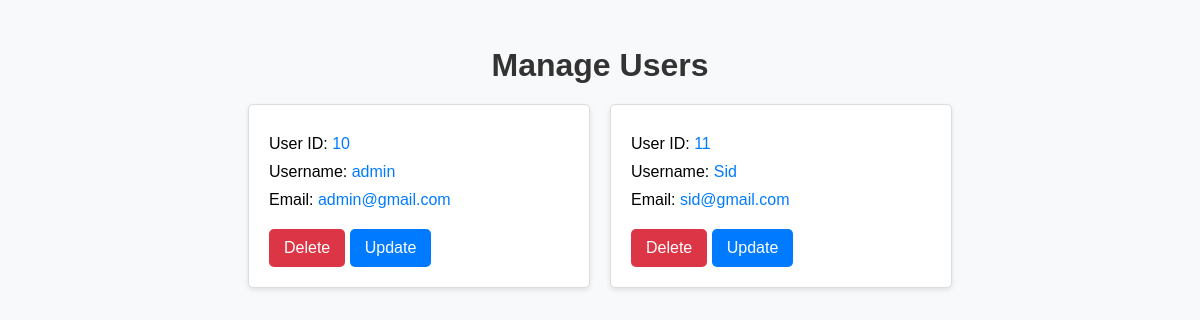
/admin/admin_user.php, run on the app's committed database.
### tables this page shows
CREATE TABLE `users` (
  `id` int(11) NOT NULL,
  `name` varchar(20) NOT NULL,
  `email` varchar(40) NOT NULL,
  `password` varchar(20) NOT NULL
);

### admin/admin_user.php (the view, shortened to what this page needs)
<?php
include '../include/connect.php';
?>
<!DOCTYPE html>
<html lang="en">
<head>
  <link rel="stylesheet" href="https://cdnjs.cloudflare.com/ajax/libs/font-awesome/6.1.1/css/all.min.css">
</head>
<body>
  <section class="user-panel">
    <h1>Manage Users</h1>
    <div class="user-container">
      <?php
      $select_accounts_query = "SELECT * FROM `users`";
      $select_accounts_result = mysqli_query($conn, $select_accounts_query);
      if ($select_accounts_result && mysqli_num_rows($select_accounts_result) > 0) {
        while ($fetch_accounts = mysqli_fetch_assoc($select_accounts_result)) {
      ?>
          <div class="user-box">
            <p>User ID: <span><?= $fetch_accounts['id']; ?></span></p>
            <p>Username: <span><?= htmlspecialchars($fetch_accounts['name']); ?></span></p>
            <p>Email: <span><?= htmlspecialchars($fetch_accounts['email']); ?></span></p>
            <a href="admin_user.php?delete=<?= $fetch_accounts['id']; ?>"
              onclick="return confirm('Are you sure you want to delete this user?');"
              class="delete-btn">Delete</a>
            <a href="admin_update_user.php?update=<?= $fetch_accounts['id']; ?>"
              class="update-btn">Update</a>
          </div>
      <?php
        }
      } else {
        echo '<p class="empty">No users found!</p>';
      }
      ?>
    </div>
  </section>
</body>
</html>

### admin/admin_user.php (style rules this page uses)
body { font-family: 'Arial', sans-serif; margin: 0; padding: 0; background-color: #f8f9fa; }
.user-panel { text-align: center; padding: 20px; }
.user-panel h1 { font-size: 2rem; color: #333; margin-bottom: 20px; }
.user-container { display: flex; flex-wrap: wrap; justify-content: center; gap: 20px; }
.user-box { background-color: #ffffff; border: 1px solid #ddd; border-radius: 5px; padding: 20px; width: 300px; box-shadow: 0 2px 5px rgba(0, 0, 0, 0.1); text-align: left; }
.user-box p { margin: 10px 0; font-size: 1rem; }
.user-box span { color: #007bff; }
.delete-btn, .update-btn { display: inline-block; margin-top: 10px; padding: 10px 15px; text-decoration: none; border-radius: 5px; font-size: 1rem; color: #fff; }
.delete-btn { background-color: #dc3545; }
.update-btn { background-color: #007bff; }

### data on the page
users: id "10", name "admin", email "admin@gmail.com"
users: id "11", name "Sid", email "sid@gmail.com"
